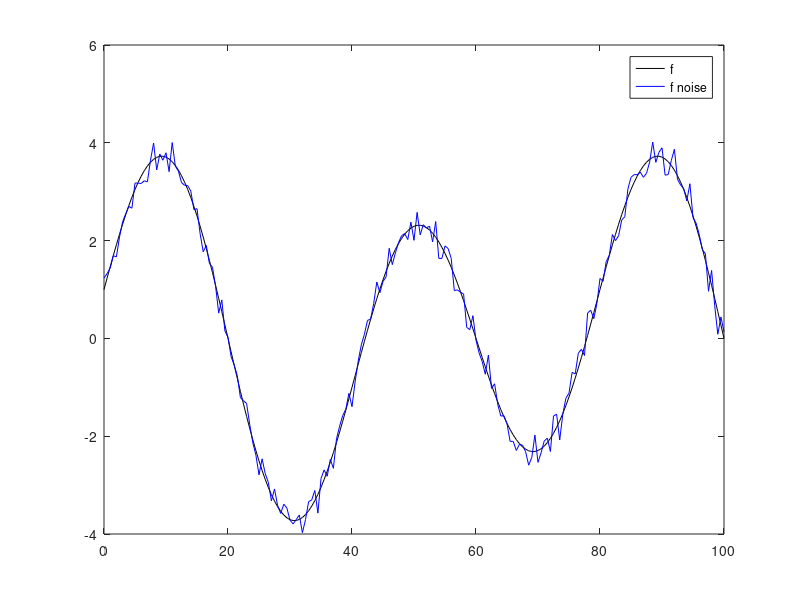
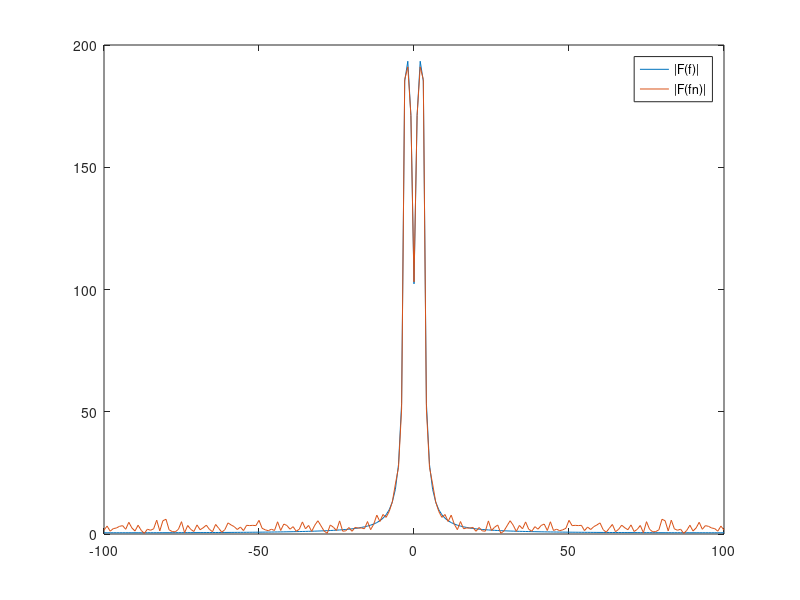
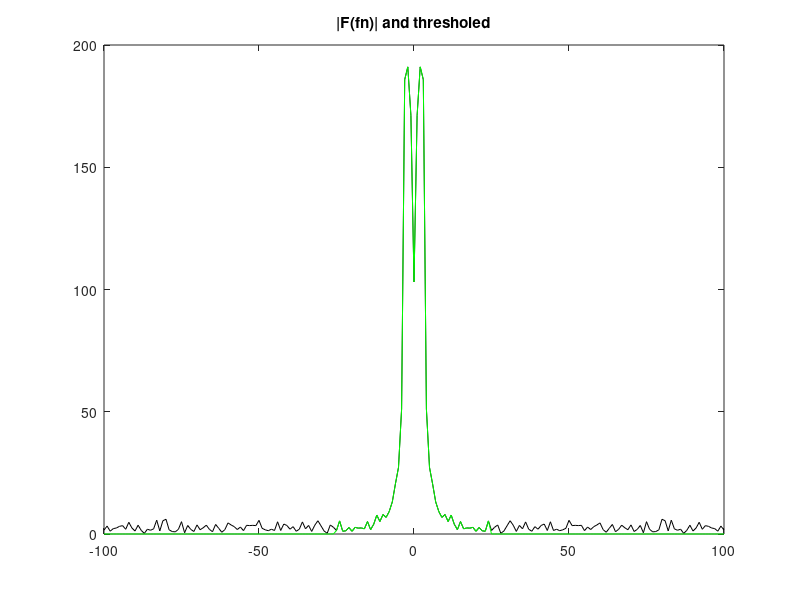
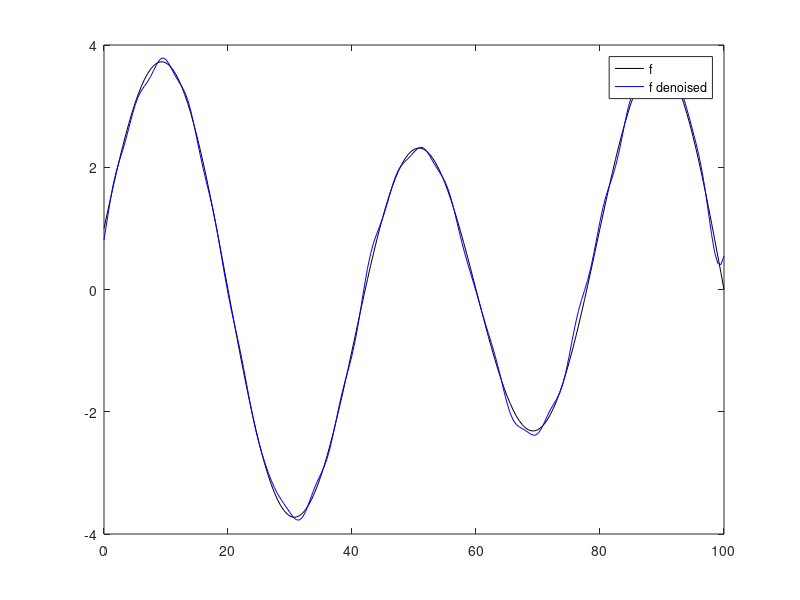

The MATLAB source for these figures, in order: (Note: this script raises an error after producing the figures.)
 % 11
 %% 1
 f = @(t) 3*sin( pi*t/20) + cos( pi*t/40) ;
 t=linspace(0,100,201); % or t = 0:0.5:100
 figure
 plot(t,f(t),'k')
 hold on
 fn = f(t)+ randn(size(t))/5;
 plot(t,fn,'b')
 legend("f","f noise")

 N = length(t)
 tc = -floor(N/2):floor((N-1)/2);

 %%%2
 Ff_a = abs(fft(f(t)));
 Ffn = fft(fn);
 Ffn_a = abs(Ffn);
 figure
 plot(tc, [fftshift(Ff_a)', fftshift(Ffn_a)'])
 legend("|F(f)|","|F(fn)|")


 %%% 3
 figure
 plot(tc, fftshift(Ffn_a),'k')
 hold on
 th = zeros(size(t));
 th(1:25) = 1;
 th(end-24:end) =1;  %% keep an intervall [-24:25]
 th_Ffn = Ffn.*th;
 plot(tc,fftshift(abs(th_Ffn)),'g')
 title("|F(fn)| and thresholed")

  figure
  th_fn = ifft(th_Ffn);
  plot(t,f(t),'k')
  hold on
  plot(t,real(th_fn),'b')
  legend("f","f denoised")


 %%4
  t=linspace(0,100,201);
  N = length(t)
  tc = -floor(N/2):floor((N-1)/2);
  g = @(t) 5*(t >= 0 & t < 30) + (t >= 30 & t < 60) + 4*(t >= 60 & t <= 100);
  gn = g(t) + randn(size(t))/5
  figure
  plot(t,g(t),'k')
  hold on
  plot(t,gn,'b')
  legend("g","g noise")
 %%5
   Fg_a = abs(fft(g(t)));
   Fgn = fft(gn);
   Fgn_a = abs(Fgn);
   figure
   plot(tc, [fftshift(Fg_a)', fftshift(Fgn_a)'])
   legend("|F(g)|","|F(gn)|")

   figure
   plot(tc, fftshift(Fgn_a),'k')
   hold on
   th = zeros(size(t));
   th(1:25) = 1;
   th(end-24:end) =1;  %% keep an intervall [-24:25]
   th_Fgn = Fgn.*th;
   plot(tc,fftshift(abs(th_Fgn)),'g')
   title("|F(gn)| and thresholed")

   figure
   th_gn = ifft(th_Fgn);
   plot(t,g(t),'k')
   hold on
   plot(t,real(th_gn),'b')
   legend("g","g denoised")

clear all
close all



%%% exercise 13

%%% load the image package
%%% pkg load image

%%% install the package
% pkg install -forge image

%% 1
A = ones(8)
FA = fft2(A)
FAs = fftshift(FA)

%% 2
A = ones(64);
FA = fft2(A);
FAs = fftshift(FA);
figure
FAL= log(1+abs(FAs)); FALm = max(FAL(:));
imshow( 1- FAL/FALm )    %% video inversion
% not interesting


A = [ 0 255; 0 255];
A = repmat(A,64,64);
figure, imshow(A)
FA = fft2(A);


%%...
A = uint8([ 100 100; 200 200])
A = repmat(A,64,64);
figure, imshow(A);
FA = fft2(A);


%%...
A = uint8([ 100 100 200 200 200 100])
A = repmat(A, 1, 40);
A = toeplitz( A );
figure, imshow(A);

%% 3

A = zeros(256,256);
A(78:178,78:178) = 1;    %% the square
figure, imshow(A)
FA = fftshift(fft2(A));
figure, FAL= log(1+abs(FA)); FALm = max(FAL(:));
imshow( FAL/FALm )


[x,y]=meshgrid(-128:127,-128:127);
A = (x+y<63)&(x+y>-64)&(y-x<63)&(y-x>-64);    %% diamond shape
figure, imshow(A)
FA = fftshift(fft2(A));

% ...

[x,y]=meshgrid(-128:127,-128:127);
z=sqrt(x.^2+y.^2);                        %% a disc
for R= [ 4  16 32 64]                     %% radii
  A = (z<R);
  figure, imshow(A), title(['Rayon=',num2str(R)])
  FA = fftshift(fft2(A));
  figure, FAL= log(1+abs(FA)); FALm = max(FAL(:));
  imshow( FAL/FALm ), title(['TFD, Rayon=',num2str(R)])
endfor

%% 4
A = imread('lady.jpg');
figure,  imshow(A)
FA = fftshift(fft2(A));
figure, FAL= log(1+abs(FA)); FALm = max(FAL(:));
imshow( FAL/FALm )
figure; imshow(arg(FA))


B = imread('office.jpg');
figure,  imshow(B)
FB = fftshift(fft2(B));
figure, FBL= log(1+abs(FB)); FBLm = max(FBL(:));
imshow( FBL/FBLm )
figure; imshow(arg(FB))


FAB = abs(FA).*exp(i* arg(FB));
AB = ifft2(FAB);
AB(2:10,2:10)
AB= uint8(abs(AB));
AB(2:10,2:10)
figure; imshow(AB)
title(" Amplitude=lady, Phase=office")


FBA = abs(FB).*exp(i* arg(FA));
BA = ifft2(FBA);
BA(2:10,2:10)


BA= uint8(abs(BA));
figure; imshow(BA)
title(" Amplitude=office, Phase=lady")


%%%% Exercise 14

%%% 1
  A = imread('office.jpg');
  figure,  imshow(A)

  %% DFT of A
  FA = fftshift(fft2(A));
  figure, FAL= log(1+abs(FA));
         imshow( FAL/max(FAL(:)))








  %%% additive normal noise st. deviation  sig
  sig = 20;
  An = uint8( (double(A) + sig*randn(size(A))) );

  %% ...





  %% DFT of An
  %% ...



  %% plot column 100 of original and noisy
  col = 100
  figure, plot( [A(:, col) An(:,col)] )
   legend("original","noisy")












  %%%%% 2


  %% Create  frequancy response for ideal filter  h
  %%%  Ex 13 3c

  [x,y] = meshgrid(-128:127,-128:127);
  z = sqrt(x.^2+y.^2);                  %% a disc
  R = 64;
  Fh =  (z<R);
  figure, imshow(Fh), title(['Rayon=',num2str(R)])








  %% apply in frequency domain
  %....






  hAn = ifft2(FhAn);
  %% check what you get


   %% complete;;;

  figure, imshow(hAn);






   figure, plot( [A(:, col) An(:,col),hAn(:,col)] )
   legend("original","noisy","denoised")









  %%%%%%% 3

  %% even in the original image, cutting
  %% high frequencies in a non smooth way
  %% yields Gibbs effect, visible as ringing


   %% complete ...

clear all
close all



%% exercise 15


 %%%1
 A = imread('lady.jpg');
figure,  imshow(A)

 Ap = imread('ladyp.jpg');
 figure,  imshow(Ap)







 %%%2
  FA = fftshift(fft2(A));
  figure, FAL= log(1+abs(FA));
         imshow( FAL/max(FAL(:)))
%....











  %%%3
  %% inspect |Fap| to locate the spots/frequencies to remove



  %....













  %%%4

  % define the filters
   m3 = ones(3,3)/9;   % = fspecial('average');
   m5 = ones(5,5)/25;  % = fsepcial(('average', [5,5]);

   Apm3  = uint8(conv2(Ap,m3,'same'));
   figure, imshow(Apm3);

   Apm5  = uint8(conv2(Ap,m5,'same'));
   figure, imshow(Apm5);




















